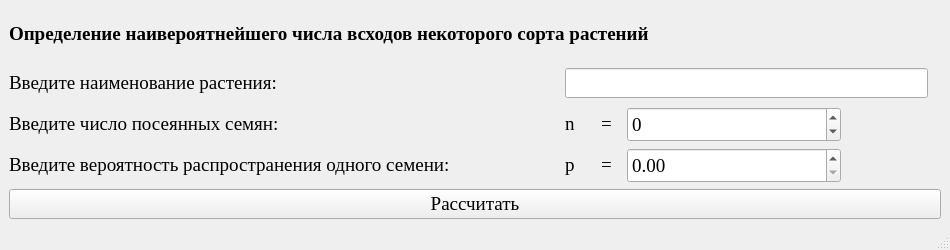
<?xml version="1.0" encoding="UTF-8"?>
<ui version="4.0">
 <class>MainWindow</class>
 <widget class="QMainWindow" name="MainWindow">
  <property name="geometry">
   <rect>
    <x>0</x>
    <y>0</y>
    <width>950</width>
    <height>250</height>
   </rect>
  </property>
  <property name="minimumSize">
   <size>
    <width>950</width>
    <height>250</height>
   </size>
  </property>
  <property name="maximumSize">
   <size>
    <width>16777215</width>
    <height>16777215</height>
   </size>
  </property>
  <property name="windowTitle">
   <string>Определение наивероятнейшего числа всходов некоторого сорта растений</string>
  </property>
  <widget class="QWidget" name="centralwidget">
   <layout class="QGridLayout" name="gridLayout_6">
    <item row="0" column="0">
     <widget class="QLabel" name="label_11">
      <property name="minimumSize">
       <size>
        <width>400</width>
        <height>35</height>
       </size>
      </property>
      <property name="font">
       <font>
        <family>Times New Roman</family>
        <pointsize>14</pointsize>
        <weight>75</weight>
        <bold>true</bold>
       </font>
      </property>
      <property name="text">
       <string>&lt;html&gt;&lt;head/&gt;&lt;body&gt;&lt;p&gt;Определение наивероятнейшего числа всходов некоторого сорта растений&lt;/p&gt;&lt;/body&gt;&lt;/html&gt;</string>
      </property>
     </widget>
    </item>
    <item row="1" column="0">
     <layout class="QGridLayout" name="gridLayout_5">
      <item row="0" column="0">
       <layout class="QGridLayout" name="gridLayout_3">
        <item row="0" column="2">
         <widget class="QLabel" name="label_14">
          <property name="text">
           <string/>
          </property>
         </widget>
        </item>
        <item row="0" column="0">
         <widget class="QLabel" name="label_12">
          <property name="minimumSize">
           <size>
            <width>550</width>
            <height>35</height>
           </size>
          </property>
          <property name="font">
           <font>
            <family>Times New Roman</family>
            <pointsize>14</pointsize>
           </font>
          </property>
          <property name="text">
           <string>&lt;html&gt;&lt;head/&gt;&lt;body&gt;&lt;p&gt;Введите наименование растения:&lt;/p&gt;&lt;/body&gt;&lt;/html&gt;</string>
          </property>
         </widget>
        </item>
        <item row="0" column="1">
         <widget class="QLineEdit" name="lineEdit">
          <property name="font">
           <font>
            <family>Times New Roman</family>
            <pointsize>14</pointsize>
           </font>
          </property>
         </widget>
        </item>
       </layout>
      </item>
      <item row="1" column="0">
       <layout class="QGridLayout" name="gridLayout">
        <item row="0" column="1">
         <widget class="QLabel" name="label_2">
          <property name="minimumSize">
           <size>
            <width>30</width>
            <height>0</height>
           </size>
          </property>
          <property name="maximumSize">
           <size>
            <width>30</width>
            <height>16777215</height>
           </size>
          </property>
          <property name="font">
           <font>
            <family>Times New Roman</family>
            <pointsize>14</pointsize>
           </font>
          </property>
          <property name="text">
           <string>&lt;html&gt;&lt;head/&gt;&lt;body&gt;&lt;p&gt;n&lt;/p&gt;&lt;/body&gt;&lt;/html&gt;</string>
          </property>
         </widget>
        </item>
        <item row="0" column="3">
         <widget class="QDoubleSpinBox" name="doubleSpinBox">
          <property name="minimumSize">
           <size>
            <width>214</width>
            <height>25</height>
           </size>
          </property>
          <property name="maximumSize">
           <size>
            <width>16777215</width>
            <height>220</height>
           </size>
          </property>
          <property name="font">
           <font>
            <family>Times New Roman</family>
            <pointsize>14</pointsize>
           </font>
          </property>
          <property name="decimals">
           <number>0</number>
          </property>
          <property name="minimum">
           <double>-16777215.000000000000000</double>
          </property>
          <property name="maximum">
           <double>16777215.000000000000000</double>
          </property>
         </widget>
        </item>
        <item row="0" column="2">
         <widget class="QLabel" name="label_3">
          <property name="minimumSize">
           <size>
            <width>20</width>
            <height>0</height>
           </size>
          </property>
          <property name="maximumSize">
           <size>
            <width>20</width>
            <height>16777215</height>
           </size>
          </property>
          <property name="font">
           <font>
            <family>Times New Roman</family>
            <pointsize>14</pointsize>
           </font>
          </property>
          <property name="text">
           <string>&lt;html&gt;&lt;head/&gt;&lt;body&gt;&lt;p&gt;=&lt;/p&gt;&lt;/body&gt;&lt;/html&gt;</string>
          </property>
         </widget>
        </item>
        <item row="0" column="0">
         <widget class="QLabel" name="label">
          <property name="minimumSize">
           <size>
            <width>550</width>
            <height>35</height>
           </size>
          </property>
          <property name="font">
           <font>
            <family>Times New Roman</family>
            <pointsize>14</pointsize>
           </font>
          </property>
          <property name="text">
           <string>&lt;html&gt;&lt;head/&gt;&lt;body&gt;&lt;p&gt;Введите число посеянных семян:&lt;/p&gt;&lt;/body&gt;&lt;/html&gt;</string>
          </property>
         </widget>
        </item>
        <item row="0" column="4">
         <widget class="QLabel" name="label_5">
          <property name="text">
           <string/>
          </property>
         </widget>
        </item>
       </layout>
      </item>
      <item row="2" column="0">
       <layout class="QGridLayout" name="gridLayout_2">
        <item row="0" column="2">
         <widget class="QLabel" name="label_8">
          <property name="minimumSize">
           <size>
            <width>20</width>
            <height>0</height>
           </size>
          </property>
          <property name="maximumSize">
           <size>
            <width>20</width>
            <height>16777215</height>
           </size>
          </property>
          <property name="font">
           <font>
            <family>Times New Roman</family>
            <pointsize>14</pointsize>
           </font>
          </property>
          <property name="text">
           <string>&lt;html&gt;&lt;head/&gt;&lt;body&gt;&lt;p&gt;=&lt;/p&gt;&lt;/body&gt;&lt;/html&gt;</string>
          </property>
         </widget>
        </item>
        <item row="0" column="0">
         <widget class="QLabel" name="label_6">
          <property name="minimumSize">
           <size>
            <width>550</width>
            <height>35</height>
           </size>
          </property>
          <property name="font">
           <font>
            <family>Times New Roman</family>
            <pointsize>14</pointsize>
           </font>
          </property>
          <property name="text">
           <string>&lt;html&gt;&lt;head/&gt;&lt;body&gt;&lt;p&gt;Введите вероятность распространения одного семени:&lt;/p&gt;&lt;/body&gt;&lt;/html&gt;</string>
          </property>
         </widget>
        </item>
        <item row="0" column="3">
         <widget class="QDoubleSpinBox" name="doubleSpinBox_2">
          <property name="minimumSize">
           <size>
            <width>214</width>
            <height>25</height>
           </size>
          </property>
          <property name="maximumSize">
           <size>
            <width>16777215</width>
            <height>220</height>
           </size>
          </property>
          <property name="font">
           <font>
            <family>Times New Roman</family>
            <pointsize>14</pointsize>
           </font>
          </property>
          <property name="decimals">
           <number>2</number>
          </property>
          <property name="maximum">
           <double>1.000000000000000</double>
          </property>
          <property name="singleStep">
           <double>0.010000000000000</double>
          </property>
         </widget>
        </item>
        <item row="0" column="1">
         <widget class="QLabel" name="label_7">
          <property name="minimumSize">
           <size>
            <width>30</width>
            <height>0</height>
           </size>
          </property>
          <property name="maximumSize">
           <size>
            <width>30</width>
            <height>16777215</height>
           </size>
          </property>
          <property name="font">
           <font>
            <family>Times New Roman</family>
            <pointsize>14</pointsize>
           </font>
          </property>
          <property name="text">
           <string>&lt;html&gt;&lt;head/&gt;&lt;body&gt;&lt;p&gt;p&lt;/p&gt;&lt;/body&gt;&lt;/html&gt;</string>
          </property>
         </widget>
        </item>
        <item row="0" column="4">
         <widget class="QLabel" name="label_10">
          <property name="text">
           <string/>
          </property>
         </widget>
        </item>
       </layout>
      </item>
     </layout>
    </item>
    <item row="2" column="0">
     <layout class="QGridLayout" name="gridLayout_4">
      <item row="0" column="0">
       <widget class="QPushButton" name="pushButton">
        <property name="font">
         <font>
          <family>Times New Roman</family>
          <pointsize>14</pointsize>
         </font>
        </property>
        <property name="text">
         <string>Рассчитать</string>
        </property>
       </widget>
      </item>
     </layout>
    </item>
   </layout>
  </widget>
  <widget class="QStatusBar" name="statusbar"/>
 </widget>
 <resources/>
 <connections/>
</ui>
